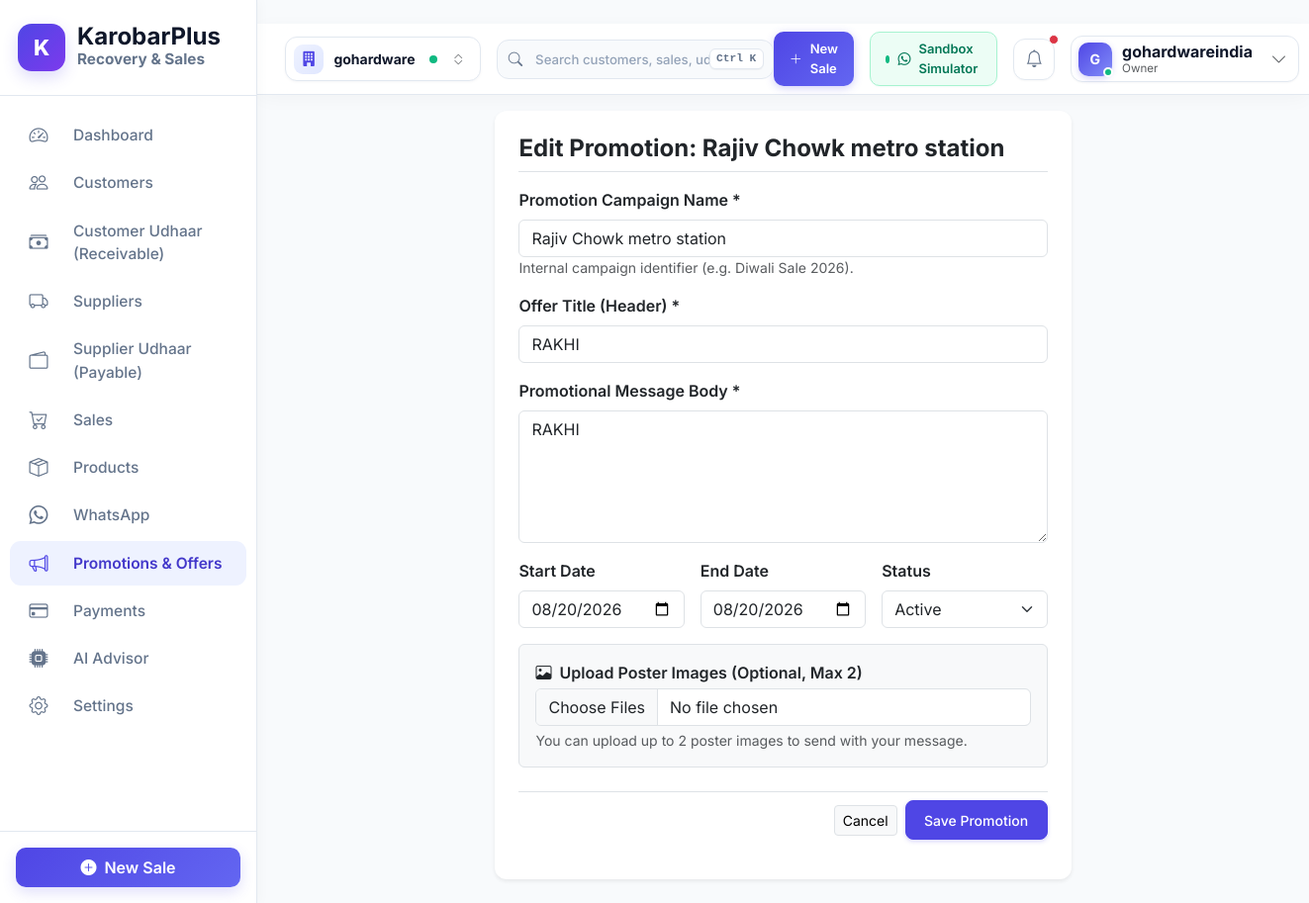
The page /promotions/1/edit/ (signed in) on the database its author committed.
### accounts/models.py (models this page shows, shortened)
class Business(models.Model):
    name = models.CharField(max_length=255, verbose_name="Business Name")
    owner_name = models.CharField(max_length=255, verbose_name="Owner Full Name")
    phone = models.CharField(max_length=20, verbose_name="Business Phone Number")
    email = models.EmailField(blank=True, null=True, verbose_name="Business Email")
    address = models.TextField(blank=True, verbose_name="Business Address")
    gstin = models.CharField(max_length=20, blank=True, null=True, verbose_name="GSTIN Number")
    is_active = models.BooleanField(default=True, verbose_name="Active Status")
    created_at = models.DateTimeField(auto_now_add=True)
    updated_at = models.DateTimeField(auto_now=True)
    class Meta:
        verbose_name_plural = "Businesses"

### promotions/models.py (models this page shows, shortened)
class Promotion(TenantModel):
    STATUS_CHOICES = (
        ('Active', 'Active'),
        ('Draft', 'Draft'),
        ('Expired', 'Expired'),
    )
    name = models.CharField(max_length=255, verbose_name="Promotion Name")
    title = models.CharField(max_length=255, verbose_name="Offer Title")
    message = models.TextField(verbose_name="Promotion Message")
    start_date = models.DateField(null=True, blank=True, verbose_name="Start Date")
    end_date = models.DateField(null=True, blank=True, verbose_name="End Date")
    status = models.CharField(max_length=50, choices=STATUS_CHOICES, default='Active')
    created_at = models.DateTimeField(auto_now_add=True)
    updated_at = models.DateTimeField(auto_now=True)
    class Meta:
        ordering = ['-created_at']
    @property
    def can_upload_more_images(self):
        return self.images.count() < 2

### promotions/views.py (the view, shortened to what this page needs)
# urls.py: path('<int:pk>/edit/', PromotionUpdateView.as_view(), name='edit'),
class PromotionUpdateView(TenantRequiredMixin, View):
    def get(self, request, pk):
        promotion = get_object_or_404(Promotion, pk=pk, business=request.business)
        form = PromotionForm(instance=promotion)
        return render(request, 'promotions/promotion_form.html', {
            'form': form,
            'promotion': promotion,
            'title': f'Edit Promotion: {promotion.name}'
        })

### promotions/templates/promotions/promotion_form.html (shortened to what this page needs)
{% extends "base.html" %}
{% block content %}
<div class="row justify-content-center">
    <div class="col-12 col-md-8 col-lg-7">
        <div class="card card-custom p-4 border-0 shadow-sm">
            <h4 class="fw-bold text-dark mb-3 pb-2 border-bottom">{{ title }}</h4>
            <form method="post" enctype="multipart/form-data">
                <div class="mb-3">
                    <label class="form-label fw-semibold fs-7">Promotion Campaign Name *</label>
                    {{ form.name }}
                    <small class="text-muted fs-8">Internal campaign identifier (e.g. Diwali Sale 2026).</small>
                </div>
                <div class="mb-3">
                    <label class="form-label fw-semibold fs-7">Offer Title (Header) *</label>
                    {{ form.title }}
                </div>
                <div class="mb-3">
                    <label class="form-label fw-semibold fs-7">Promotional Message Body *</label>
                    {{ form.message }}
                </div>
                <div class="row g-3 mb-3">
                    <div class="col-md-4">
                        <label class="form-label fw-semibold fs-7">Start Date</label>
                        {{ form.start_date }}
                    </div>
                    <div class="col-md-4">
                        <label class="form-label fw-semibold fs-7">End Date</label>
                        {{ form.end_date }}
                    </div>
                    <div class="col-md-4">
                        <label class="form-label fw-semibold fs-7">Status</label>
                        {{ form.status }}
                    </div>
                </div>
                {% if not promotion or promotion.can_upload_more_images %}
                <div class="mb-4 p-3 bg-light rounded border">
                    <label class="form-label fw-semibold fs-7 mb-1"><i class="bi bi-image me-1"></i> Upload Poster Images (Optional, Max 2)</label>
                    <input type="file" name="images" class="form-control fs-7" accept="image/*" multiple>
                    <small class="text-muted fs-8 d-block mt-1">You can upload up to 2 poster images to send with your message.</small>
                </div>
                {% endif %}
                <div class="d-flex align-items-center justify-content-end gap-2 pt-2 border-top">
                    <a href="{% url 'promotions:list' %}" class="btn btn-light border btn-sm">Cancel</a>
                    <button type="submit" class="btn btn-primary-custom btn-sm">Save Promotion</button>
                </div>
            </form>
        </div>
    </div>
</div>
{% endblock %}

### templates/base.html (shortened to what this page needs)
{% load static %}
{% load indian_formatting %}
<!DOCTYPE html>
<html lang="en">
<head>
    <link href="https://cdn.jsdelivr.net/npm/bootstrap@5.3.2/dist/css/bootstrap.min.css" rel="stylesheet">
    <link href="https://cdn.jsdelivr.net/npm/bootstrap-icons@1.11.1/font/bootstrap-icons.css" rel="stylesheet">
    <link rel="stylesheet" href="{% static 'css/main.css' %}">
</head>
<body>
<div class="d-flex" id="wrapper">
    {% if user.is_authenticated %}
    <div id="sidebar-wrapper">
        <div class="sidebar-heading">
            <div class="brand-badge">K</div>
            <div>
                <div class="fw-bold fs-4 text-white lh-1">KarobarPlus</div>
                <small class="text-white-10 fs-10"><small>Recovery & Sales</small></small>
            </div>
        </div>
        <div class="sidebar-nav">
            {% if request.resolver_match.app_name == 'platform_admin' %}
            <a href="{% url 'platform_admin:dashboard' %}" class="nav-link {% if request.resolver_match.url_name == 'dashboard' %}active{% endif %} text-warning">
                <i class="bi bi-speedometer2"></i> Admin Dashboard
            </a>
            <a href="{% url 'platform_admin:business_list' %}" class="nav-link {% if request.resolver_match.url_name == 'business_list' or request.resolver_match.url_name == 'business_detail' %}active{% endif %}">
                <i class="bi bi-building"></i> Registered Businesses
            </a>
            <a href="{% url 'platform_admin:ai_metrics' %}" class="nav-link {% if request.resolver_match.url_name == 'ai_metrics' %}active{% endif %}">
                <i class="bi bi-robot"></i> AI Analytics & Impact
            </a>
            {% else %}
            <a href="{% url 'dashboard:index' %}" class="nav-link {% if request.resolver_match.app_name == 'dashboard' %}active{% endif %}">
                <i class="bi bi-speedometer2"></i> Dashboard
            </a>
            <a href="{% url 'customers:list' %}" class="nav-link {% if request.resolver_match.app_name == 'customers' %}active{% endif %}">
                <i class="bi bi-people"></i> Customers
            </a>
            <a href="{% url 'udhaar:list' %}" class="nav-link {% if request.resolver_match.app_name == 'udhaar' %}active{% endif %}">
                <i class="bi bi-cash-stack"></i> Customer Udhaar (Receivable)
            </a>
            <a href="{% url 'suppliers:list' %}" class="nav-link {% if request.resolver_match.app_name == 'suppliers' and request.resolver_match.url_name != 'payable_list' %}active{% endif %}">
                <i class="bi bi-truck"></i> Suppliers
            </a>
            <a href="{% url 'suppliers:payable_list' %}" class="nav-link {% if request.resolver_match.app_name == 'suppliers' and request.resolver_match.url_name == 'payable_list' %}active{% endif %}">
                <i class="bi bi-wallet2"></i> Supplier Udhaar (Payable)
            </a>
            <a href="{% url 'sales:list' %}" class="nav-link {% if request.resolver_match.app_name == 'sales' %}active{% endif %}">
                <i class="bi bi-cart-check"></i> Sales
            </a>
            <a href="{% url 'products:list' %}" class="nav-link {% if request.resolver_match.app_name == 'products' %}active{% endif %}">
                <i class="bi bi-box-seam"></i> Products
            </a>
            <a href="{% url 'whatsapp:inbox' %}" class="nav-link {% if request.resolver_match.app_name == 'whatsapp' %}active{% endif %}">
                <i class="bi bi-whatsapp"></i> WhatsApp
            </a>
            <a href="{% url 'promotions:list' %}" class="nav-link {% if request.resolver_match.app_name == 'promotions' %}active{% endif %}">
                <i class="bi bi-megaphone"></i> Promotions & Offers
            </a>
            <a href="{% url 'payments:list' %}" class="nav-link {% if request.resolver_match.app_name == 'payments' %}active{% endif %}">
                <i class="bi bi-credit-card"></i> Payments
            </a>
            <a href="{% url 'ai_advisor:dashboard' %}" class="nav-link {% if request.resolver_match.app_name == 'ai_advisor' %}active{% endif %}">
                <i class="bi bi-cpu-fill"></i> AI Advisor
            </a>
            <a href="{% url 'settings_app:index' %}" class="nav-link {% if request.resolver_match.app_name == 'settings_app' %}active{% endif %}">
                <i class="bi bi-gear"></i> Settings
            </a>
            {% endif %}
        </div>
        <div class="p-3 border-top border-slate-800">
            {% if request.resolver_match.app_name == 'platform_admin' %}
            <a href="{% url 'platform_admin:business_list' %}" class="btn btn-outline-warning w-100 py-2 d-flex align-items-center justify-content-center gap-2 fs-7">
                <i class="bi bi-building"></i> Manage Stores
            </a>
            {% else %}
            <a href="{% url 'sales:create' %}" class="btn btn-primary-custom w-100 py-2 d-flex align-items-center justify-content-center gap-2">
                <i class="bi bi-plus-circle-fill"></i> New Sale
            </a>
            {% endif %}
        </div>
    </div>
    {% endif %}
    <div id="page-content-wrapper" {% if not user.is_authenticated %}style="margin-left:0; width:100%;"{% endif %}>
        {% if user.is_authenticated %}
        <header class="top-header d-flex align-items-center justify-content-between">
            <div class="d-flex align-items-center gap-3">
                <div class="tenant-pill" title="Current Store / Workspace">
                    {% if request.resolver_match.app_name == 'platform_admin' %}
                        <div class="tenant-icon-wrap bg-warning-subtle text-warning-emphasis">
                            <i class="bi bi-shield-check"></i>
                        </div>
                        <span class="text-slate-800">Platform Admin</span>
                        <span class="status-pulse-dot ms-1" title="System Active"></span>
                    {% else %}
                        <div class="tenant-icon-wrap">
                            <i class="bi bi-building-fill"></i>
                        </div>
                        <span class="fw-bold text-slate-800 fs-7">{{ current_business.name|default:"My Business" }}</span>
                        <span class="status-pulse-dot ms-1" title="Live Store Sync Active"></span>
                        <i class="bi bi-chevron-expand fs-8 text-muted opacity-75 ms-1"></i>
                    {% endif %}
                </div>
                {% if request.resolver_match.app_name != 'platform_admin' %}
                <div class="nav-search-bar d-none d-md-block">
                    <input type="text" placeholder="Search customers, sales, udhaar..." aria-label="Search dashboard">
                    <kbd class="search-kbd">Ctrl K</kbd>
                </div>
                {% endif %}
            </div>
            <div class="d-flex align-items-center gap-2 gap-sm-3">
                {% if request.resolver_match.app_name != 'platform_admin' %}
                <a href="{% url 'sales:create' %}" class="btn-header-action d-none d-lg-flex align-items-center gap-2">
                    <i class="bi bi-plus-lg"></i>
                    <span>New Sale</span>
                </a>
                <a href="{% url 'whatsapp:sandbox' %}" class="btn-simulator d-flex align-items-center gap-2">
                    <span class="status-pulse-dot"></span>
                    <i class="bi bi-whatsapp fs-7"></i>
                    <span class="d-none d-sm-inline">Sandbox Simulator</span>
                </a>
                {% endif %}
                <div class="dropdown">
                    <button class="header-icon-btn position-relative" type="button" data-bs-toggle="dropdown" aria-expanded="false" title="Notifications">
                        <i class="bi bi-bell"></i>
                        {% if unread_notifications_count > 0 %}
                        <span class="position-absolute top-0 start-100 translate-middle p-1 bg-danger border border-light rounded-circle">
                        </span>
                        {% endif %}
                    </button>
                </div>
                <div class="dropdown">
                    <div class="user-profile-pill" data-bs-toggle="dropdown" aria-expanded="false" title="User Menu">
                        <div class="avatar-container">
                            <div class="avatar-initial">
                                {{ user.username|slice:":1"|upper }}
                            </div>
                            <span class="avatar-status-badge"></span>
                        </div>
                        <div class="d-none d-md-flex flex-column text-start lh-1 pe-1">
                            <span class="fw-bold text-slate-800 fs-7 mb-1">{{ user.username }}</span>
                            <span class="text-muted fs-8" style="font-size: 0.725rem;">{% if user.is_superuser %}Admin{% else %}Owner{% endif %}</span>
                        </div>
                        <i class="bi bi-chevron-down fs-8 text-muted ms-1"></i>
                    </div>
                </div>
            </div>
        </header>
        {% endif %}
        <div class="container-fluid px-4 pt-3">
            {% block content %}{% endblock %}
        </div>
    </div>
</div>
</body>
</html>

### rows shown on the page
Business: name "gohardware"
Promotion: name "Rajiv Chowk metro station", title "RAKHI", message "RAKHI", start_date "08/20/2026", end_date "08/20/2026", status "Active"

### other values the page prints
{{ user.username|slice:":1"|upper }} "G"
{{ user.username }} "gohardwareindia"
{{ title }} "Edit Promotion: Rajiv Chowk metro station"
